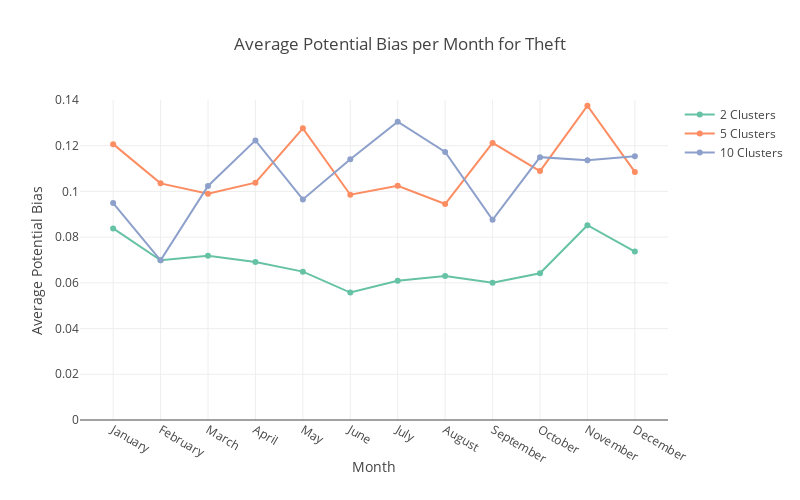

Notebook code for this chart:
### Code cell
def reorder(a):
    return [a[4],a[3],a[7],a[0],a[8],a[6],a[5],a[1],a[11],a[10],a[9],a[2]]
color_list = ['#66c2a5','#fc8d62','#8da0cb']
months = ['January', 'February', 'March', 'April', 'May', 'June', 'July',
          'August', 'September', 'October', 'November', 'December']
layout = go.Layout(
    autosize=False,
    width=800,
    height=500,
title='Average Potential Bias per Month for Theft' ,
xaxis=dict(
    title='Month'
),
yaxis=dict(
    title='Average Potential Bias',
    range=[0,.14]
),
)
data =[]
for ind,k in enumerate([2,5,10]):
    
    var = df[df.k==k][index_t].mean()
    
    data.append(go.Scatter(y=reorder(var),x=months,
                           mode = 'lines+markers',name = str(k) + ' Clusters',
                          marker={'color': color_list[ind]} ))
fig = go.Figure(data=data,layout=layout)
iplot(fig, filename='Linegraph', image='png')

### Figure 1 — Plotly figure (JSON) as saved in the notebook; plotly's stock layout.template omitted (floating-point values rounded to 4 significant figures)
{"data": [{"marker": {"color": "#66c2a5"}, "mode": "lines+markers", "name": "2 Clusters", "type": "scatter", "x": ["January", "February", "March", "April", "May", "June", "July", "August", "September", "October", "November", "December"], "y": [0.08383, 0.0699, 0.07181, 0.06916, 0.06491, 0.05575, 0.0609, 0.06296, 0.06002, 0.06422, 0.08523, 0.07371]}, {"marker": {"color": "#fc8d62"}, "mode": "lines+markers", "name": "5 Clusters", "type": "scatter", "x": ["January", "February", "March", "April", "May", "June", "July", "August", "September", "October", "November", "December"], "y": [0.1207, 0.1035, 0.09901, 0.1038, 0.1276, 0.09856, 0.1025, 0.09448, 0.1212, 0.1089, 0.1375, 0.1085]}, {"marker": {"color": "#8da0cb"}, "mode": "lines+markers", "name": "10 Clusters", "type": "scatter", "x": ["January", "February", "March", "April", "May", "June", "July", "August", "September", "October", "November", "December"], "y": [0.0949, 0.06985, 0.1024, 0.1223, 0.09652, 0.1141, 0.1305, 0.1173, 0.0876, 0.115, 0.1136, 0.1154]}], "layout": {"autosize": false, "height": 500, "title": "Average Potential Bias per Month for Theft", "width": 800, "xaxis": {"title": "Month"}, "yaxis": {"range": [0, 0.14], "title": "Average Potential Bias"}}}
